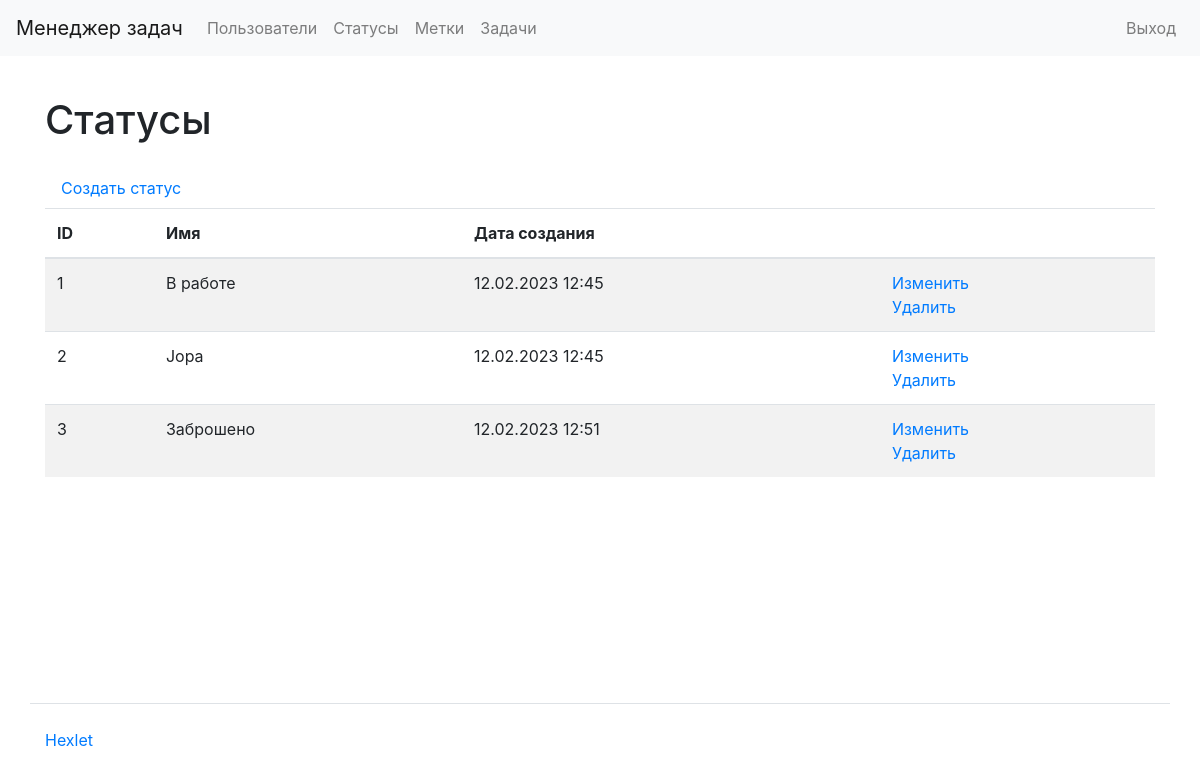
Screenshot of /statuses/ (signed in) with the database file from the repository.
### task_manager/statuses/models.py (models this page shows, shortened)
class Statuses(models.Model):
    name = models.CharField(max_length=100, verbose_name='Имя')
    created_at = models.DateTimeField(auto_now=True)

### task_manager/statuses/views.py (the view)
# urls.py: path('', views.StatusesListView.as_view(), name='statuses_list'),
class StatusesListView(LoginRequiredMixin, generic.ListView):
    login_url = '/login/'
    model = Statuses

### task_manager/templates/statuses/statuses_list.html
{% extends "base.html" %}
{% load bootstrap4 %}
{% block content %}
<h1 class="my-4">Статусы</h1>
<a class="nav-link" href="{% url 'create_status' %}">Создать статус</a>
<table class="table table-striped">
  <thead>
    <tr>
      <th>ID</th>
      <th>Имя</th>
      <th>Дата создания</th>
      <th></th>
    </tr>
  </thead>
  <tbody>
    {% for status in statuses_list %}
    <tr>
      <td>{{ status.pk }}</td>
      <td>{{ status.name }}</td>
      <td>{{ status.created_at|date:"d.m.Y H:i" }}</td>
      <td>
        <a href="{% url 'status_update' status.pk %}">Изменить</a>
        <br>
        <a href="{% url 'status_delete' status.pk %}">Удалить</a>
      </td>
    </tr>
    {% endfor %}
  </tbody>
</table>
{% endblock %}

### rows the page displays
Statuses: pk "1", name "В работе", created_at "12.02.2023 12:45"
Statuses: pk "2", name "Jopa", created_at "12.02.2023 12:45"
Statuses: pk "3", name "Заброшено", created_at "12.02.2023 12:51"
